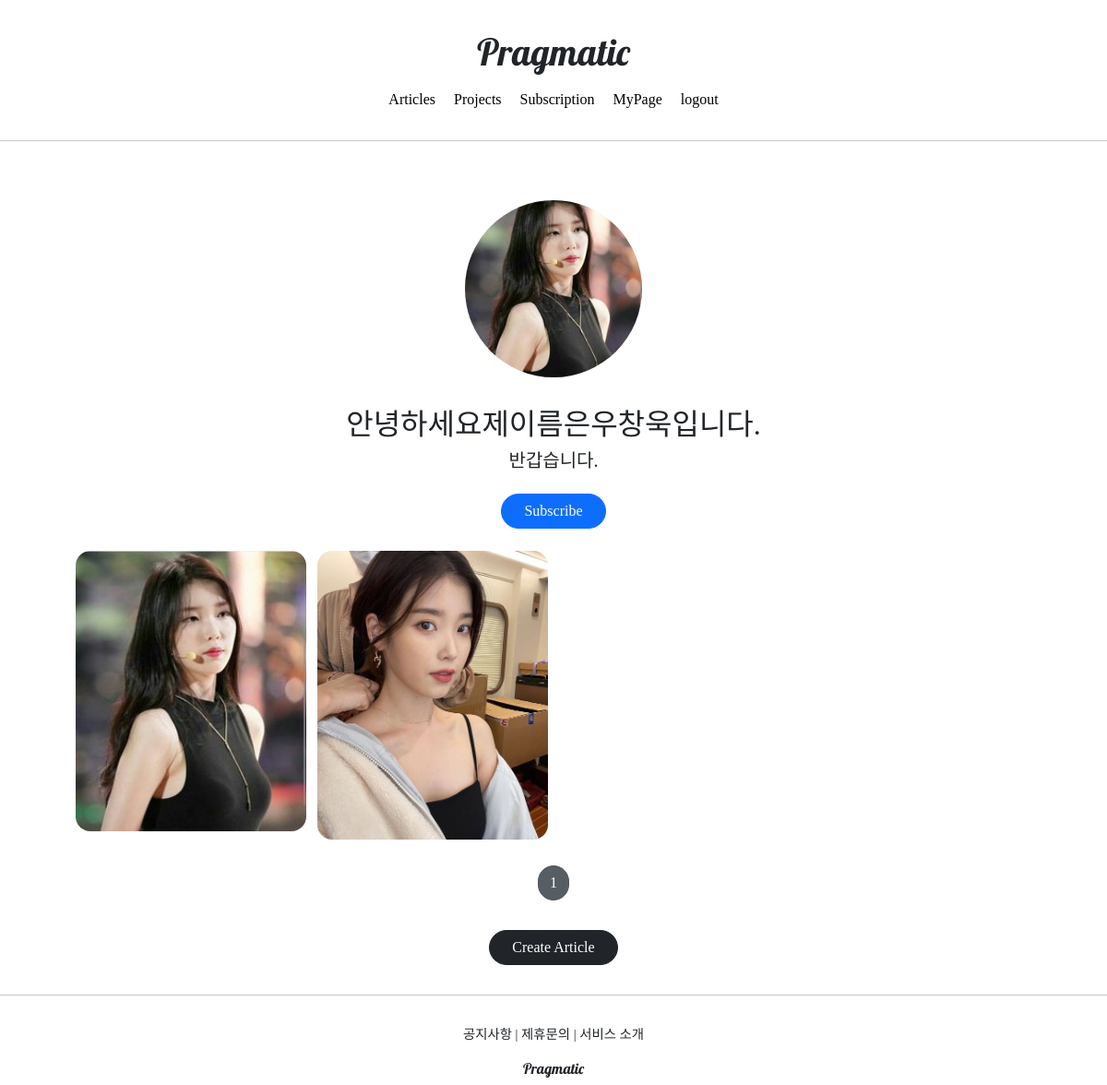
Screenshot of /projects/detail/5 (signed in) with the database file from the repository.
### projectapp/models.py (models this page shows)
class Project(models.Model):
  title = models.CharField(max_length=20, null=False)
  description = models.CharField(max_length=200, null=True)
  image = models.ImageField(upload_to='project/', null=False)
  created_at = models.DateField(auto_now=True)

### articleapp/models.py (models this page shows)
class Article(models.Model):
  writer = models.ForeignKey(User, on_delete=models.SET_NULL, related_name='article', null=True)
  project = models.ForeignKey(Project, on_delete=models.SET_NULL, related_name='article', null=True)
  title = models.CharField(max_length=200, null=True)
  image = models.ImageField(upload_to='articles/', null=False)
  content = models.TextField(null=True)
  created_at = models.DateField(auto_created=True, null=True)

### projectapp/views.py (the view)
# urls.py: path('detail/<int:pk>', ProjectDetailView.as_view(), name='detail'),
class ProjectDetailView(DetailView, MultipleObjectMixin):
  model = Project
  context_object_name = 'target_project'
  template_name = 'projectapp/detail.html'
  paginate_by = 25
  def get_context_data(self, **kwargs):
    project = self.object
    user = self.request.user
    if user.is_authenticated:
      subscription = Subscription.objects.filter(user=user, project=project)
    object_list = Article.objects.filter(project=self.get_object())
    return super(ProjectDetailView, self).get_context_data(object_list=object_list,
                                                           subscription=subscription,
                                                           **kwargs)

### projectapp/templates/projectapp/detail.html
{% extends 'base.html' %}
{% block content %}
  <div>
    <div style="text-align: center; max-width: 500px; margin: 4rem auto 1.5rem auto;">
      <img src="{{ target_project.image.url }}" alt=""
          style="height: 12rem; width: 12rem; border-radius: 20rem; margin-bottom: 2rem;  object-fit: cover;">
      <h2 style="font-family: 'NanumSquareBold'">
        {{ target_project.title }}
      </h2>
      <h5>
        {{ target_project.description }}
      </h5>
    </div>
    <div class="text-center mb-4">
      {% if user.is_authenticated %}
        {% if not subscription %}
          <a href="{% url 'subscribeapp:subscribe' %}?project_pk={{ target_project.pk }}"
              class="btn btn-primary rounded-pill px-4">
            Subscribe
          </a>
        {% else %}
          <a href="{% url 'subscribeapp:subscribe' %}?project_pk={{ target_project.pk }}"
          class="btn btn-dark rounded-pill px-4">
            Unsubscribe
          </a>
        {% endif %}
      {% endif %}
    </div>
    <div>
      {% include 'snippets/list_fragment.html' with article_list=object_list %}
    </div>
  </div>
{% endblock %}

### templates/snippets/list_fragment.html (shortened to what this page needs)
{% load static %}
  {% if article_list %}
  <div class="container">
    {% for article in article_list %}
      <a href="{% url 'articleapp:detail' pk=article.pk %}">
        {% include 'snippets/card.html' with article=article%}
      </a>
    {% endfor %}
  </div>
  {% else %}
    <div style="text-align: center">
      <h1>No Articles YET!</h1>
    </div>
  {% endif %}
  {% include 'snippets/pagination.html' with page_obj=page_obj %}
  <div style="text-align: center">
    <a href="{% url 'articleapp:create' %}" class="btn btn-dark rounded-pill mt-3 mb-3 px-4">
      Create Article
    </a>
  </div>

### templates/snippets/card.html
<div>
  <img src="{{ article.image.url }}" alt="">
</div>

### static/base.css (style rules this page uses)
a { color: black; text-decoration: none; }

### rows the page displays
Project: image (picture), title "안녕하세요제이름은우창욱입니다.", description "반갑습니다."
Article: image (picture)
Article: image (picture)

### other values shown
{{ page_obj.number }} "1"
